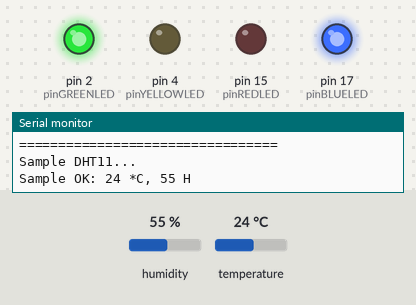
Bench run of a sketch on a simulated Arduino Uno, built with avr-gcc and run on an emulated ATmega328P. On the bench: output pins drawn as LEDs (lit = HIGH), the last lines printed to the serial monitor. Inputs (shaded band) come from the test bench; at power-on: humidity 55 %, temperature 24 °C.

Above: at 2.3 s.
2.4 s: humidity set to 58 %
4.5 s: humidity set to 61 %
At 5.1 s:
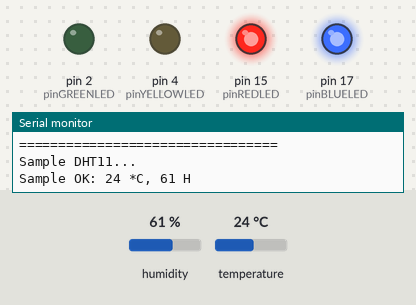
6.6 s: temperature set to 26 °C
At 8.0 s:
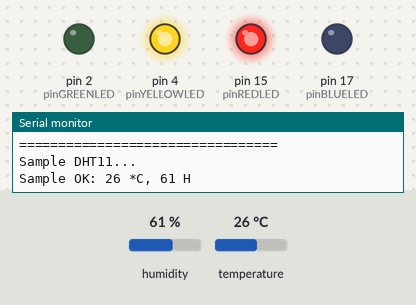
9.1 s: humidity set to 22 %
At 10.0 s:
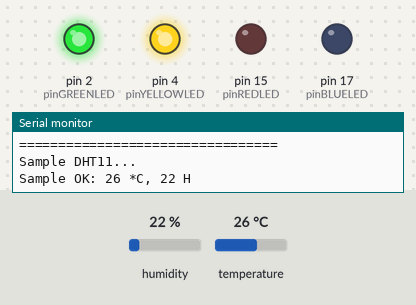
11.2 s: humidity set to 68 %
At 12.8 s:
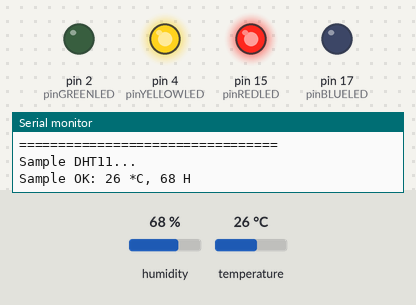
13.7 s: humidity set to 40 %
At 14.9 s:
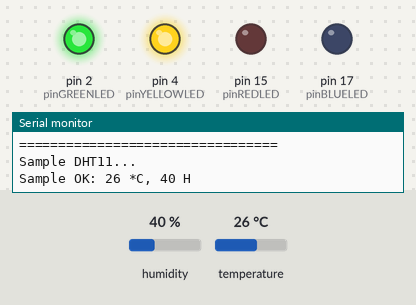
Timing chart, 0 to 16.7 s (numbered marks = the images above; inputs shaded):
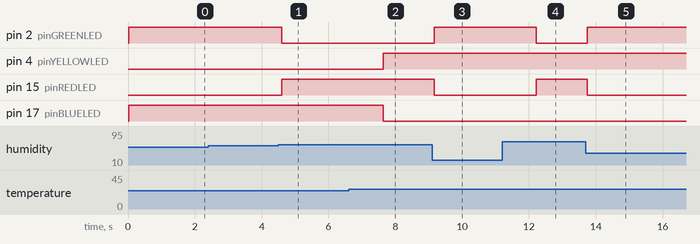

Measured:
- the behaviour switches between 59 and 60 % on humidity (found by bisection; images 0 and 1)
- the behaviour switches between 24 and 25 °C on temperature (found by bisection; images 1 and 2)
- after the input at 4.5 s, pin 2 (pinGREENLED): HIGH → LOW after 0.10 s; pin 15 (pinREDLED): LOW → HIGH after 0.10 s
- after the input at 6.6 s, pin 4 (pinYELLOWLED): LOW → HIGH after 1.0 s; pin 17 (pinBLUELED): HIGH → LOW after 1.0 s
- after the input at 9.1 s, pin 2 (pinGREENLED): LOW → HIGH after 0.07 s; pin 15 (pinREDLED): HIGH → LOW after 0.07 s
- after the input at 11.2 s, pin 2 (pinGREENLED): HIGH → LOW after 1.0 s; pin 15 (pinREDLED): LOW → HIGH after 1.0 s
- after the input at 13.7 s, pin 2 (pinGREENLED): LOW → HIGH at once; pin 15 (pinREDLED): HIGH → LOW at once

The sketch:

06_TemperatureAndHumidity_DHTSensor.ino
```cpp
#include <SimpleDHT.h>

// for DHT11,
//      VCC: 5V or 3V
//      GND: GND
//      DATA: 2
int pinDHT11 = 19;           //定義整數值,命名為pinDHT11,設定在第19腳腳位
SimpleDHT11 dht11(pinDHT11); //我有一隻SimpleDHT11規格的溫溼度感測器,命名為dht11(放在第19腳)

int pinREDLED = 15;
int pinGREENLED = 2;
int pinYELLOWLED = 4;
int pinBLUELED = 17;

void setup()
{
  Serial.begin(115200);
  pinMode(pinREDLED,OUTPUT);
  pinMode(pinGREENLED,OUTPUT);
  pinMode(pinYELLOWLED,OUTPUT);
  pinMode(pinBLUELED,OUTPUT);
}

void loop()
{
  // start working...
  Serial.println("=================================");
  Serial.println("Sample DHT11...");

  // read without samples,byte=>0~255範圍的整數
  byte temperature = 0;
  byte humidity = 0;

  //如果讀取錯誤,就印出錯誤訊息並返回void loop()
  int err = SimpleDHTErrSuccess;
  if ((err = dht11.read(&temperature, &humidity, NULL)) != SimpleDHTErrSuccess)
  {
    Serial.print("Read DHT11 failed, err="); Serial.print(SimpleDHTErrCode(err));
    Serial.print(","); Serial.println(SimpleDHTErrDuration(err)); delay(1000);
    return;
  }
  //顯示溫溼度感測的數據值
  //Serial.println("Sample OK: " + (String)temperature + " *C, " + (String)humidity + " H");  //強制將數值轉型為字串(String)
  Serial.print("Sample OK: ");  //Serial.print是接著印出不換行,Serial.println是印出後換行
  Serial.print((int)temperature); Serial.print(" *C, "); //強制轉型為整數(int)型態
  Serial.print((int)humidity); Serial.println(" H");

  //濕度感測大於60度時,亮紅燈,否則亮綠燈
  if (humidity >= 60)
  {
    digitalWrite(pinREDLED,HIGH);
    digitalWrite(pinGREENLED,LOW);
  }
  else
  {
    digitalWrite(pinGREENLED,HIGH);
    digitalWrite(pinREDLED,LOW);
  }

  //溫度感測大於25度時,亮黃燈,否則亮藍燈
  if (temperature >= 25)
  {
    digitalWrite(pinYELLOWLED,HIGH);
    digitalWrite(pinBLUELED,LOW);
  }
  else
  {
    digitalWrite(pinYELLOWLED,LOW);
    digitalWrite(pinBLUELED,HIGH);
  }

  // DHT11 sampling rate is 1HZ.
  delay(1500); //循環延遲1.5秒
}
```
